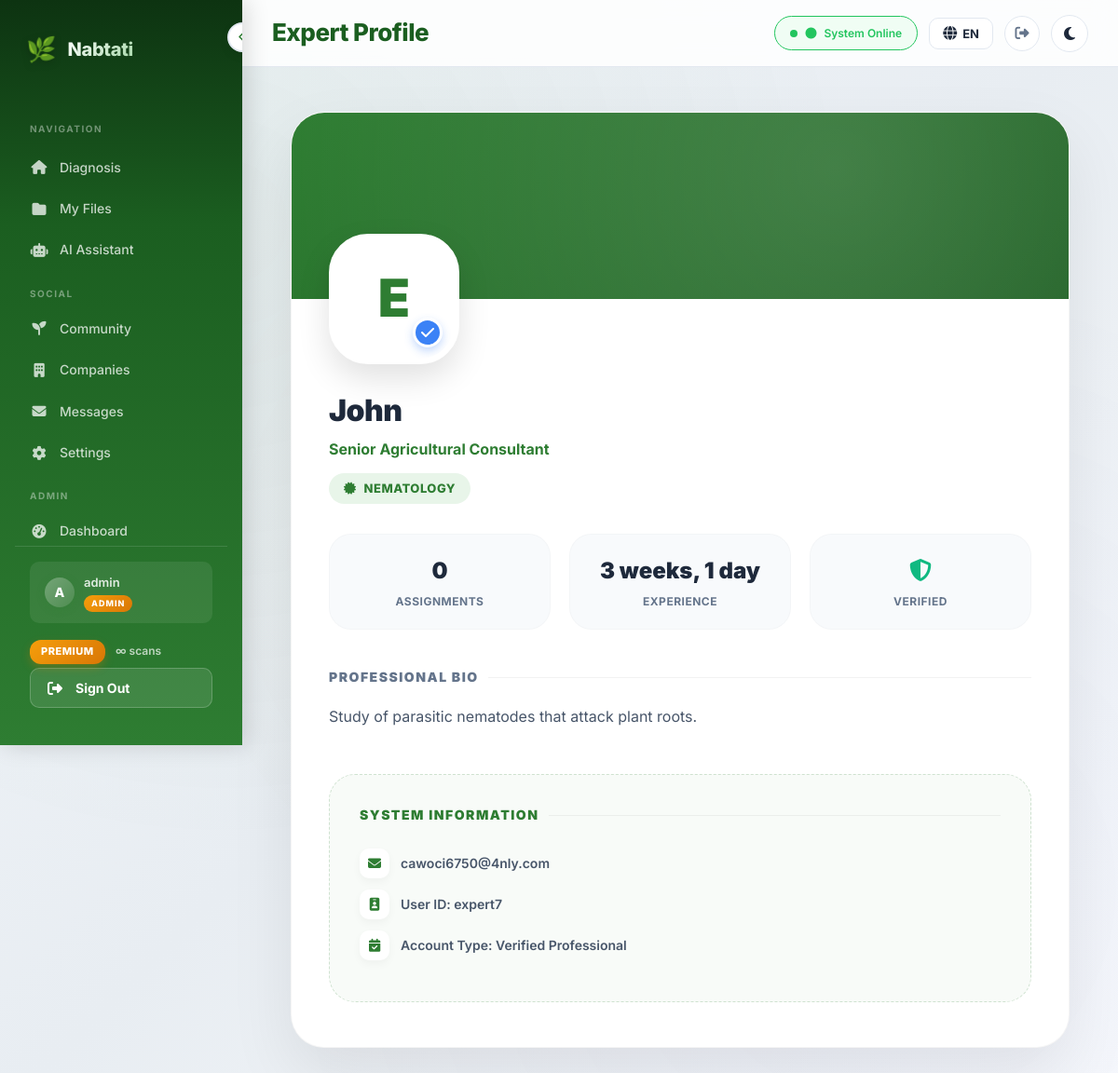
The app's page /experts/profile/35/ (signed in) with its own data.
### analysis/models.py (models this page shows, shortened)
class CustomUser(AbstractUser):
    email = models.EmailField(unique=True)
    email_verified = models.BooleanField(default=False)
    birth_date = models.DateField(null=True, blank=True)
    PURPOSE_CHOICES = [
        ("farmer", "Farmer"),
        ("company", "Company"),
        ("other", "Other"),
    ]
    purpose = models.CharField(
        max_length=20,
        choices=PURPOSE_CHOICES,
        default="other",
    )
    user_code = models.CharField(
        max_length=6,
        unique=True,
        default=generate_user_code,
    )
    avatar = models.ImageField(upload_to="avatars/", null=True, blank=True)
    bio = models.TextField(max_length=500, blank=True)
    location = models.CharField(max_length=100, blank=True)
    crops_of_interest = models.JSONField(default=list, blank=True)
    role = models.CharField(
        max_length=10,
        choices=ROLE_CHOICES,
        default="user",
    )
    plan_type = models.CharField(
        max_length=10,
        choices=PLAN_CHOICES,
        default="free",
    )
    subscription_start = models.DateTimeField(null=True, blank=True)
    subscription_end = models.DateTimeField(null=True, blank=True)
    daily_scan_count = models.PositiveIntegerField(default=0)
    last_scan_date = models.DateField(null=True, blank=True)
    total_scans_count = models.PositiveIntegerField(default=0)
    class Meta:
        verbose_name = "User"
        verbose_name_plural = "Users"
    def get_display_name(self):
        if self.role == "company":
            try:
                return self.company_profile.company_name
            except Exception:
                return self.get_full_name() or self.username
        return self.get_full_name() or self.username
    @property
    def is_expert(self):
        return self.role == "expert"
    @property
    def is_admin_role(self):
        return self.role == "admin" or self.is_staff
    @property
    def effective_plan_type(self):
        if self.is_staff:
            return "premium"
        return self.plan_type
    @property
    def plan_config(self):
        return PLAN_CONFIG.get(self.effective_plan_type, PLAN_CONFIG["free"])
    def get_daily_limit(self):
        return self.plan_config["daily_limit"]
    def remaining_scans_today(self):
        from django.utils import timezone as tz
        self._reset_daily_count_if_needed(tz.localdate())
        limit = self.get_daily_limit()
        if limit is None:
            return None
        return max(0, limit - self.daily_scan_count)
    def can_use_chat(self):
        if self.is_staff:
            return True
        return self.plan_type == "premium"
    def check_and_expire_subscription(self):
        if self.is_staff:
            return False  # Staff never expire
    def _reset_daily_count_if_needed(self, today):
        if self.last_scan_date != today:
            self.daily_scan_count = 0
            self.last_scan_date = today
            self.save(update_fields=["daily_scan_count", "last_scan_date"])

### experts/models.py (models this page shows, shortened)
class ExpertProfile(models.Model):
    user = models.OneToOneField(
        settings.AUTH_USER_MODEL,
        on_delete=models.CASCADE,
        related_name="expert_profile",
    )
    specialization = models.CharField(max_length=200)
    title = models.CharField(max_length=100, blank=True, help_text="e.g. Senior Plant Pathologist")
    bio = models.TextField(blank=True)
    avatar = models.ImageField(upload_to="experts/avatars/", null=True, blank=True)
    skills = models.JSONField(default=list, blank=True, help_text="List of skill tags")
    linkedin_url = models.URLField(max_length=300, blank=True)
    website_url = models.URLField(max_length=300, blank=True)
    is_active = models.BooleanField(default=True)
    created_at = models.DateTimeField(auto_now_add=True)
    class Meta:
        verbose_name = "Expert Profile"
        verbose_name_plural = "Expert Profiles"
    @property
    def display_name(self):
        full = f"{self.user.first_name} {self.user.last_name}".strip()
        return full or self.user.username
    @property
    def assigned_users_count(self):
        return self.user.user_relations.count()

### experts/views.py (the view)
# urls.py: path("profile/<int:user_id>/", views.public_expert_profile, name="public_profile"),
@login_required
def public_expert_profile(request, user_id):
    from .models import ExpertProfile
    expert_user = get_object_or_404(CustomUser, pk=user_id, role="expert")
    profile = get_object_or_404(ExpertProfile, user=expert_user)
    is_admin = request.user.is_staff
    is_owner = request.user == expert_user
    context = {
        "expert_user": expert_user,
        "profile": profile,
        "is_admin": is_admin,
        "is_owner": is_owner,
        "show_sensitive": is_admin or is_owner,  # email, social links
    }
    return render(request, "experts/expert_public_profile.html", context)

### experts/templates/experts/expert_public_profile.html (shortened to what this page needs)
{% extends "analysis/base.html" %}
{% load static %}
{% load i18n %}
{% block header_title %}{% trans "Expert Profile" %}{% endblock %}
{% block extra_head %}
<link rel="stylesheet" href="{% static 'css/community.css' %}">
{% endblock %}
{% block content %}
<div class="profile-layout-ultra">
    <div class="profile-card-ultra fade-in-up">
        <div class="profile-banner-pro">
            <div class="banner-overlay"></div>
        </div>
        <div class="profile-main-pro">
            <div class="profile-avatar-pro">
                {% if profile.avatar %}
                    <img src="{{ profile.avatar.url }}" alt="{{ profile.display_name }}">
                {% else %}
                    <span class="avatar-placeholder-pro">{{ expert_user.username|make_list|first|upper }}</span>
                {% endif %}
                <div class="verified-badge-main" title="Verified Expert">
                    <i class="fas fa-check"></i>
                </div>
            </div>
            <div class="profile-header-info">
                <div class="name-badge-wrap">
                    <h1 class="profile-name-pro">{{ profile.display_name }}</h1>
                    <p class="profile-title-pro">{{ profile.title|default:"Senior Agricultural Consultant" }}</p>
                    <div class="spec-capsule-pro">
                        <i class="fas fa-certificate"></i> {{ profile.specialization }}
                    </div>
                </div>
            </div>
            <div class="profile-stats-grid">
                <div class="stat-card-pro">
                    <div class="stat-val-pro">{{ profile.assigned_users_count }}</div>
                    <div class="stat-lbl-pro">{% trans "Assignments" %}</div>
                </div>
                <div class="stat-card-pro">
                    <div class="stat-val-pro">{{ profile.created_at|timesince }}</div>
                    <div class="stat-lbl-pro">{% trans "Experience" %}</div>
                </div>
                <div class="stat-card-pro">
                    <div class="stat-val-pro" style="color: #10b981;">
                        <i class="fas fa-shield-alt"></i>
                    </div>
                    <div class="stat-lbl-pro">{% trans "Verified" %}</div>
                </div>
            </div>
            {% if profile.bio %}
            <div class="section-label-pro">{% trans "Professional Bio" %}</div>
            <div class="bio-content-pro">
                {{ profile.bio|linebreaksbr }}
            </div>
            {% endif %}
            {% if show_sensitive %}
            <div class="private-info-ultra">
                <div class="section-label-pro" style="color: var(--primary); margin-bottom: 24px;">{% trans "System Information" %}</div>
                <div class="info-row-pro">
                    <i class="fas fa-envelope"></i>
                    <span>{{ expert_user.email }}</span>
                </div>
                <div class="info-row-pro">
                    <i class="fas fa-id-badge"></i>
                    <span>{% trans "User ID:" %} {{ expert_user.username }}</span>
                </div>
                <div class="info-row-pro">
                    <i class="fas fa-calendar-check"></i>
                    <span>{% trans "Account Type: Verified Professional" %}</span>
                </div>
            </div>
            {% endif %}
        </div>
    </div>
</div>
{% endblock %}

### analysis/templates/analysis/base.html (shortened to what this page needs)
{% load static %}
{% load i18n %}
<!DOCTYPE html>
<html lang="{{ LANGUAGE_CODE }}" dir="{% if LANGUAGE_CODE == 'ar' %}rtl{% else %}ltr{% endif %}" data-theme="light">
<head>
    <link href="https://cdnjs.cloudflare.com/ajax/libs/font-awesome/6.4.0/css/all.min.css" rel="stylesheet">
    <link rel="stylesheet" href="{% static 'css/style.css' %}">
    <link rel="stylesheet" href="{% static 'css/mobile.css' %}">
    {% block extra_head %}{% endblock %}
</head>
<body>
    <aside class="sidebar" id="sidebar" role="navigation" aria-label="{% trans 'Main navigation' %}" style="display:flex;flex-direction:column;">
        <button class="toggle-btn" onclick="toggleSidebar()" aria-label="{% trans 'Toggle sidebar' %}" aria-expanded="true">
            <i class="fas fa-chevron-left"></i>
        </button>
        <div class="logo">
            <span class="logo-icon">🌿</span>
            <span class="logo-text">Nabtati</span>
        </div>
        <div class="nav-section-label">{% trans "Navigation" %}</div>
        <div style="flex:1;overflow-y:auto;">
        <nav>
            <a href="{% url 'home' %}" class="nav {% block nav_home %}{% endblock %}" {% block nav_home_aria %}{% endblock %}>
                <i class="fas fa-home"></i>
                <span class="nav-text">{% trans "Diagnosis" %}</span>
            </a>
            <a href="{% url 'my_files' %}" class="nav {% block nav_files %}{% endblock %}" {% block nav_files_aria %}{% endblock %}>
                <i class="fas fa-folder"></i>
                <span class="nav-text">{% trans "My Files" %}</span>
            </a>
            <a href="{% url 'assistant' %}" class="nav {% block nav_assistant %}{% endblock %}" {% block nav_assistant_aria %}{% endblock %}>
                <i class="fas fa-robot"></i>
                <span class="nav-text">{% trans "AI Assistant" %}</span>
            </a>
            <div class="nav-section-label">{% trans "Social" %}</div>
            <a href="{% url 'community:feed' %}" class="nav {% block nav_community %}{% endblock %}">
                <i class="fas fa-seedling"></i>
                <span class="nav-text">{% trans "Community" %}</span>
            </a>
            <a href="{% url 'companies:directory' %}" class="nav {% block nav_companies %}{% endblock %}">
                <i class="fas fa-building"></i>
                <span class="nav-text">{% trans "Companies" %}</span>
            </a>
            <a href="{% url 'companies:user_messages' %}" class="nav {% block nav_user_messages %}{% endblock %}">
                <i class="fas fa-envelope"></i>
                <span class="nav-text">{% trans "Messages" %}</span>
            </a>
            <a href="{% url 'settings' %}" class="nav {% block nav_settings %}{% endblock %}">
                <i class="fas fa-cog"></i>
                <span class="nav-text">{% trans "Settings" %}</span>
            </a>
        </nav>
        {% if user.is_staff %}
        <div class="nav-section-label">{% trans "Admin" %}</div>
        <nav>
            <a href="{% url 'manager:dashboard' %}" class="nav {% block nav_admin_dashboard %}{% endblock %}">
                <i class="fas fa-gauge-high"></i>
                <span class="nav-text">{% trans "Dashboard" %}</span>
            </a>
        </nav>
        {% endif %}
        </div>
        <div class="sidebar-footer">
            {% if user.is_authenticated %}
            <div class="user-info">
                <div class="user-avatar">{{ user.username|make_list|first|upper }}</div>
                <span class="nav-text user-name">
                    {{ user.get_display_name }}
                    {% if user.is_staff %}
                    <span class="admin-badge-sm">{% trans "ADMIN" %}</span>
                    {% endif %}
                </span>
            </div>
            <div class="nav-text plan-info-sidebar" style="padding: 10px 0 4px 0; font-size: 12px;">
                <span class="plan-badge plan-badge-{{ plan_type }}" style="
                    display: inline-block;
                    padding: 4px 12px;
                    border-radius: 12px;
                    font-size: 11px;
                    font-weight: 800;
                    letter-spacing: 0.5px;
                    text-transform: uppercase;
                    {% if plan_type == 'premium' %}
                        background: linear-gradient(135deg, #f59e0b, #d97706);
                        color: #fff;
                        box-shadow: 0 4px 10px rgba(217, 119, 6, 0.3);
                    {% elif plan_type == 'basic' %}
                        background: linear-gradient(135deg, #6366f1, #4f46e5);
                        color: #fff;
                        box-shadow: 0 4px 10px rgba(79, 70, 229, 0.3);
                    {% else %}
                        background: #fff;
                        color: var(--primary);
                        box-shadow: 0 4px 10px rgba(0,0,0,0.1);
                    {% endif %}
                ">{{ plan_label }}</span>
                {% if daily_limit is not None %}
                <span style="color: rgba(255,255,255,0.7); margin-left: 8px; font-weight: 600;">
                    {{ remaining_scans }}/{{ daily_limit }} {% trans "scans" %}
                </span>
                {% else %}
                <span style="color: rgba(255,255,255,0.7); margin-left: 8px; font-weight: 600;">
                    ∞ {% trans "scans" %}
                </span>
                {% endif %}
            </div>
            <button class="sidebar-logout-btn" onclick="confirmLogout()" data-logout-url="{% url 'logout' %}">
                <i class="fas fa-right-from-bracket"></i>
                <span class="nav-text">{% trans "Sign Out" %}</span>
            </button>
            {% else %}
            <a href="{% url 'login' %}" class="nav">
                <i class="fas fa-sign-in-alt"></i>
                <span class="nav-text">{% trans "Login" %}</span>
            </a>
            {% endif %}
        </div>
    </aside>
    <div class="main-wrapper">
        <header class="header desktop-header">
            <div>
                <h1 class="header-title">{% block header_title %}Nabtati{% endblock %}</h1>
            </div>
            <div class="header-actions">
                {% block header_actions %}
                <span class="status-badge" role="status" aria-live="polite">
                    <i class="fas fa-circle"></i> {% trans "System Online" %}
                </span>
                {% endblock %}
                <div class="lang-switcher" id="langSwitcher">
                    <button class="lang-btn" id="langToggle" type="button" aria-label="{% trans 'Change language' %}">
                        <i class="fas fa-globe"></i>
                        <span>{{ LANGUAGE_CODE|upper }}</span>
                    </button>
                </div>
                {% if user.is_authenticated %}
                <button class="header-logout-btn" onclick="confirmLogout()" data-logout-url="{% url 'logout' %}" title="{% trans 'Sign Out' %}">
                    <i class="fas fa-right-from-bracket"></i>
                </button>
                {% endif %}
                <button class="theme-toggle desktop-theme-toggle" onclick="toggleTheme()" aria-label="{% trans 'Toggle dark mode' %}">
                    <i class="fas fa-moon" id="theme-icon"></i>
                </button>
            </div>
        </header>
        <main class="content" id="main-content">
            {% block content %}{% endblock %}
        </main>
    </div>
</body>
</html>

### records on screen
CustomUser: username|make_list "A", get_display_name "admin"
CustomUser: username|make_list "E", email "cawoci6750@4nly.com", username "expert7"
ExpertProfile: display_name "John", title "Senior Agricultural Consultant", specialization "NEMATOLOGY", assigned_users_count "0", created_at "3 weeks, 1 day", bio "Study of parasitic nematodes that attack plant roots."

### other values on screen
{{ plan_label }} "PREMIUM"
{{ LANGUAGE_CODE|upper }} "EN"
